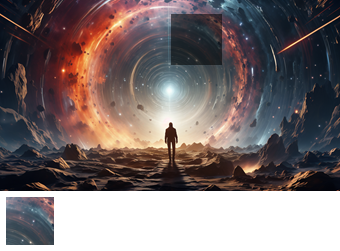
#> input picture image.png, 340 x 251 px
$ python find_gaps_simple.py
#> lines starting #> are read from the running program, lines starting #| are printed output that depends on the picture; after the words box and inside, x2 and y2 are one past the last pixel; in counts of white or black regions, pixels touching at a corner belong together
from PIL import Image, ImageDraw
import numpy as np
import os
from datetime import datetime

def find_gaps_simple():
    """Tìm gaps đơn giản"""
    print("=== TÌM GAP ĐỞN GIẢN ===")

    img = Image.open("image.png").convert('RGB')
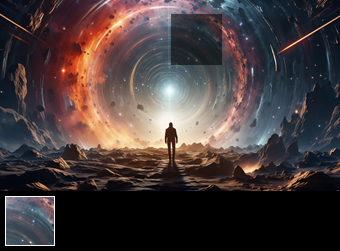
#> img: PIL image 340x251 RGB; mean R, G, B 70.4, 59.3, 59.4
    img_array = np.array(img)
    gray = np.dot(img_array[...,:3], [0.2989, 0.5870, 0.1140])
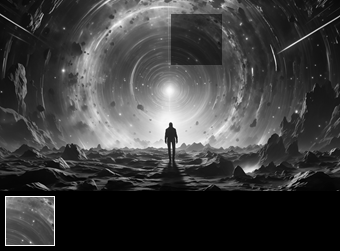
#> gray: shape (251, 340) float64; min 0, max 255, mean 62.6

    h, w = gray.shape
#> h = 251; w = 340
    print(f"Image size: {w}x{h}")
#| Image size: 340x251

    # Tìm vùng tối (có thể là gaps)
    mean_intensity = np.mean(gray)
#> mean_intensity = 62.63
    std_intensity = np.std(gray)
#> std_intensity = 59.12
    print(f"Mean: {mean_intensity:.1f}, Std: {std_intensity:.1f}")
#| Mean: 62.6, Std: 59.1

    # Threshold để tìm vùng tối
    dark_threshold = mean_intensity - std_intensity
#> dark_threshold = 3.51
    dark_areas = gray < dark_threshold
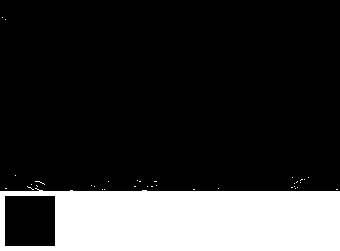
#> dark_areas: shape (251, 340) bool; 21.1% white; 35 white regions (34 under 20 px)

    print(f"Dark threshold: {dark_threshold:.1f}")
#| Dark threshold: 3.5
    print(f"Dark pixels: {np.sum(dark_areas)}")
#| Dark pixels: 17978

    # Tìm connected components
    from skimage import measure
    labeled = measure.label(dark_areas)
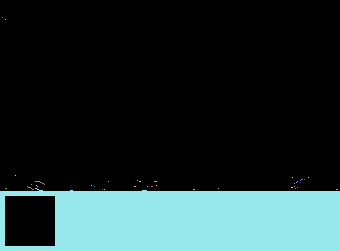
#> labeled: shape (251, 340) int32; 36 distinct labels, from 0 to 35; one colour per label, 0 black
    regions = measure.regionprops(labeled)
#> regions = 35 regions; largest, box (x1, y1, x2, y2) and area: (0, 188, 340, 251) 17916, (35, 181, 45, 185) 10, (27, 186, 34, 190) 7, (300, 179, 303, 181) 3, (154, 181, 157, 182) 3

    print(f"Found {len(regions)} dark regions")
#| Found 35 dark regions

    # Filter regions by size and shape
    gaps = []
    for i, region in enumerate(regions):
        area = region.area
        bbox = region.bbox
        height = bbox[2] - bbox[0]
        width = bbox[3] - bbox[1]

        # Filter: area 100-2000, aspect ratio gần 1
        if 100 < area < 2000 and 0.5 < width/height < 2.0:
            centroid_y, centroid_x = region.centroid
            gaps.append({
                'x': int(centroid_x),
                'y': int(centroid_y),
                'area': area,
                'width': width,
                'height': height,
                'aspect_ratio': width/height
            })
#> this loop made 35 passes
#> (area, bbox, height, width) on pass 29: (17916, (188, 0, 251, 340), 63, 340)
#> after the loop, gaps = []

    print(f"Found {len(gaps)} potential gaps")
#| Found 0 potential gaps

    # Sort by area (gaps thường có area vừa phải)
    gaps.sort(key=lambda x: abs(x['area'] - 500))

    # Visualize
    draw_img = img.copy()
    draw = ImageDraw.Draw(draw_img)

    colors = [(255, 0, 0), (0, 255, 0), (0, 0, 255), (255, 255, 0), (255, 0, 255)]

    for i, gap in enumerate(gaps[:5]):
        color = colors[i]
        x, y = gap['x'], gap['y']

        # Vẽ circle
        radius = 10
        draw.ellipse([x-radius, y-radius, x+radius, y+radius],
                    outline=color, width=3)

        # Vẽ text
        draw.text((x+15, y-10), f"{i+1}", fill=color)

        print(f"Gap {i+1}: ({x}, {y}) - Area: {gap['area']}, Size: {gap['width']:.0f}x{gap['height']:.0f}")
#> this loop made 0 passes

    # Save
    output_path = f"results/gaps_simple_{datetime.now().strftime('%Y%m%d_%H%M%S')}.png"
    if not os.path.exists("results"):
        os.makedirs("results")
    draw_img.save(output_path)

    print(f"Saved: {output_path}")
    return gaps

if __name__ == "__main__":
    gaps = find_gaps_simple()
#> gaps = []
